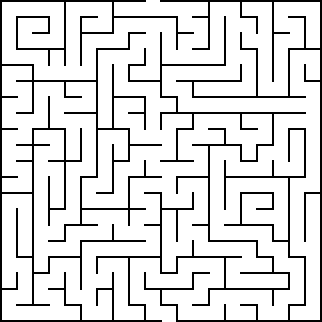
#> input picture puzzles/maze_images/maze02.png, 322 x 322 px, found by its file name
$ python maze_solver.py
#> lines starting #> are read from the running program, lines starting #| are printed output that depends on the picture; after the words box and inside, x2 and y2 are one past the last pixel; in counts of white or black regions, pixels touching at a corner belong together
import os
import cv2 as cv
import numpy as np
import colorsys
import threading
from tkinter import filedialog
from tkinter import Tk
import tkinter.messagebox

class Point(object):
    def __init__(self, x = 0, y = 0):
        self.x = x
        self.y = y
        pass

    def __add__(self, other):
        return Point(self.x + other.x, self.y + other.y)

    #Check is two point is same or not
    # [5 lines left out: function __eq__, not called in this run]
    pass


# [94 lines left out: functions onMouse, bfs, sorter, not called in this run]


root = Tk()
root.withdraw()

response = tkinter.messagebox.askquestion("Upload Image", "Please upload an image of CLOSED MAZE in .jpg or .jpeg or .png format only OR To use default image click on 'No' ")

if response=='yes':

    file_path = filedialog.askopenfilename()
    _, file_extension = os.path.splitext(file_path)

    supported_formats = ['.jpg', '.jpeg', '.png']


    try:
        # Open the image file using the file path
        if file_extension.lower() not in supported_formats:
            raise ValueError(f"Error: unsupported file format {file_extension}, supported formats are .jpg and .jpeg and .png")

        point_count = 0 #Count point is choosen
        start  = Point()
        end = Point()
        directions = [Point(0, -1), Point(0, 1), Point(1, 0), Point(-1, 0)] #Implement the way to move in maze (up,down,right,left)
        size = 512
        img = cv.imread(file_path, 0)
        img = cv.resize(img, (size, size))
        ret, thresh = cv.threshold(img, 150, 255, cv.THRESH_BINARY_INV) #convert image to binary image
        thresh = cv.resize(thresh, (size, size))
        col = cv.cvtColor(thresh, cv.COLOR_GRAY2BGR) #conver binary image to brg image because input fo CV require an color image
        h, w, d = col.shape

        cv.namedWindow('image')
        cv.setMouseCallback('image', onMouse) #Call onMouse() when mouse have any event
        while True:
            cv.imshow('image', col)
            k = cv.waitKey(100)
            if point_count == 2:
                break
        pass

        # now we have the start and end points
        bfs(start, end)
        cv.destroyAllWindows()
    except ValueError as e:
        tkinter.messagebox.showerror("Error", e)
    except FileNotFoundError as e:
        tkinter.messagebox.showerror("Error", "File not Found")

else:
    file_path = 'puzzles\maze_images\maze02.png'
    try:
        point_count = 0
        start  = Point()
        end = Point()
        directions = [Point(0, -1), Point(0, 1), Point(1, 0), Point(-1, 0)]
        size = 512
        img = cv.imread(file_path, 0)
#> img: shape (322, 322); 86.4% white; black in thin lines or dots
        img = cv.resize(img, (size, size))
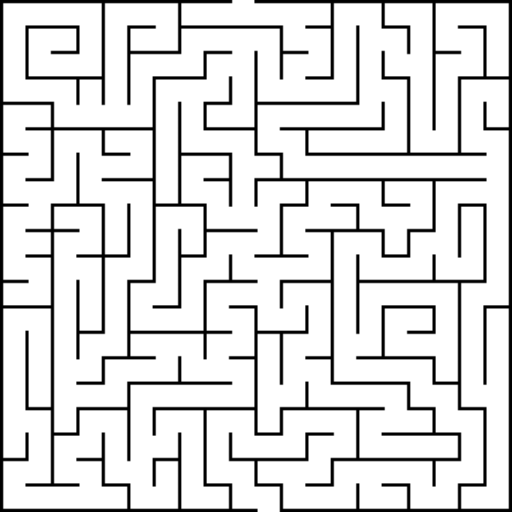
#> img: shape (512, 512); min 0, max 255, mean 220.4
        ret, thresh = cv.threshold(img, 150, 255, cv.THRESH_BINARY_INV)
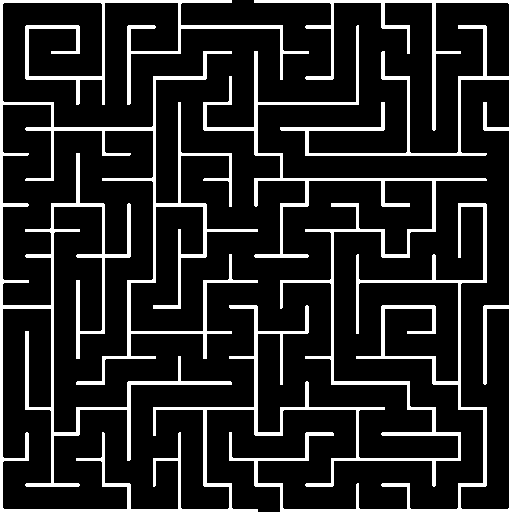
#> thresh: shape (512, 512); 14.4% white; 2 white regions, box (x1, y1, x2, y2) and area: (0, 0, 487, 512) 26138, (229, 0, 512, 512) 11494
        thresh = cv.resize(thresh, (size, size))
        col = cv.cvtColor(thresh, cv.COLOR_GRAY2BGR)
        h, w, d = col.shape
#> h = 512; w = 512; d = 3

        cv.namedWindow('image')
        cv.setMouseCallback('image', onMouse)
        while True:
            cv.imshow('image', col)
            k = cv.waitKey(100)
#> (key Esc is pressed here)
            if point_count == 2:
                break
        pass

        # now we have the start and end points
        bfs(start, end)
        cv.destroyAllWindows()

    except FileNotFoundError as e:
        tkinter.messagebox.showerror("Error", "Default image not found.")

$ run again, with puzzles/maze_images/maze01.jpg saved as puzzles/maze_images/maze02.png
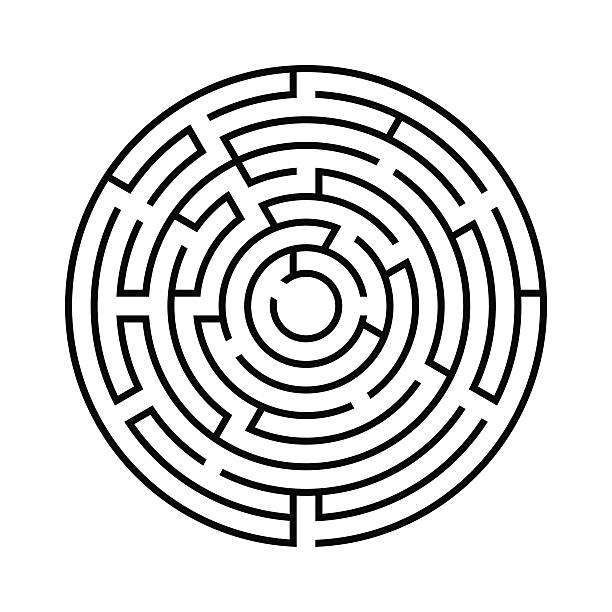
#> input picture puzzles/maze_images/maze01.jpg, 612 x 612 px, found by its file name
#> `img = cv.resize(img, (size, size))`:
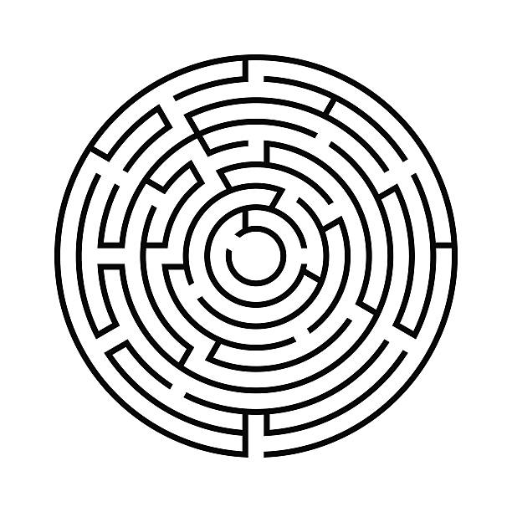
#> img: shape (512, 512); min 0, max 255, mean 218.6
#> `ret, thresh = cv.threshold(img, 150, 255, cv.THRESH_BINARY_INV)`:
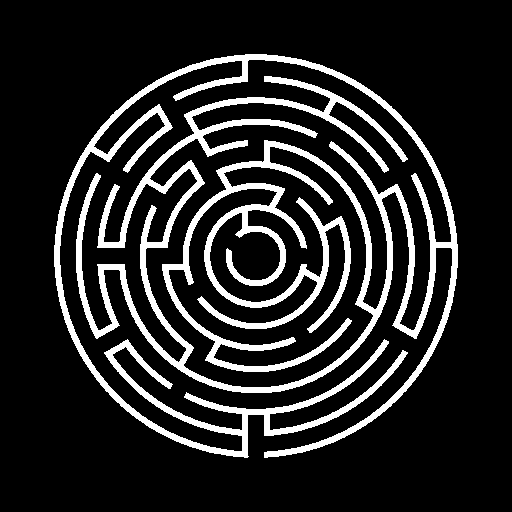
#> thresh: shape (512, 512); 14.8% white; 1 white region, box (x1, y1, x2, y2) and area: (54, 54, 458, 458) 38712
